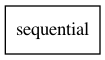

Python code for this plot:
# -*- coding: utf-8 -*-
"""submission2_web_traffic_timeseries.ipynb

Automatically generated by Colaboratory.

Original file is located at
    https://colab.research.google.com/drive/1uIQV0HGWxUg1uglIdGSWmKZZvHX5ot0e

# Welcome to Web Traffic Timeseries Model

by: I Gusti Bagus A

### Import all dependencies
"""

pip install pydot==1.3.0

pip install graphviz==0.10.1

import numpy as np
import pandas as pd
import matplotlib.pyplot as plt
import tensorflow as tf
import matplotlib.image as mpimg
from keras import callbacks
from keras.layers import Dense, LSTM
from keras.utils import plot_model
from sklearn.model_selection import train_test_split

"""### Import Dataset"""

df = pd.read_csv('validation_score.csv')

df.head()

df.info()

"""### Preprocessing"""

df = df[:12000]

"""#### Rename Unnamed column"""

df = df.rename(columns={'Unnamed: 0': 'series'})

"""##### Check Null Value in dataset"""

df.isnull().sum()

"""##### Data Visualization"""

dates = df['series'].values
median7_h  = df['median7_h'].values

plt.figure(figsize=(15,5))
plt.plot(dates, median7_h)
plt.title('Median of 7 days data with holiday',
          fontsize=20);

"""### Check Max Data Max Value and Minimum Value"""

maximum = df['median7_h'].max()
print(maximum)

minimum = df['median7_h'].min()
print(minimum)

"""#### Calculate Callback value"""

callback_value = 0.1 * (maximum - minimum)

"""### Data Splititng"""

train_median7h, test_median7h, train_dates, test_dates = train_test_split(median7_h, dates, test_size=0.2)

"""#### windowed dataset function"""

def windowed_dataset(series, window_size, batch_size, shuffle_buffer):
    series = tf.expand_dims(series, axis=-1)
    ds = tf.data.Dataset.from_tensor_slices(series)
    ds = ds.window(window_size + 1, shift=1, drop_remainder=True)
    ds = ds.flat_map(lambda w: w.batch(window_size + 1))
    ds = ds.shuffle(shuffle_buffer)
    ds = ds.map(lambda w: (w[:-1], w[1:]))
    return ds.batch(batch_size).prefetch(1)

"""#### Convert the timeseries attributes into numpy"""

train_set = windowed_dataset(train_median7h, window_size=30, batch_size=50, shuffle_buffer=500)
test_set = windowed_dataset(test_median7h, window_size=30, batch_size=50, shuffle_buffer=500)

"""### Create Model"""

model = tf.keras.models.Sequential([
  tf.keras.layers.LSTM(30, return_sequences=True),
  tf.keras.layers.LSTM(30),
  tf.keras.layers.Dense(15, activation="relu"),
  tf.keras.layers.Dense(5, activation="relu"),
  tf.keras.layers.Dense(1),
])

optimizer = tf.keras.optimizers.SGD(lr=1.0000e-04, momentum=0.8)

model.compile(loss=tf.keras.losses.Huber(),
              optimizer=optimizer,
              metrics=["mae"])

"""### Create Callbacks"""

class myCallback(callbacks.Callback):
  def on_epoch_end(self, epoch, logs={}):
    if(logs.get('mae')< callback_value):
      print("\nYour Mean Absolute Error < 10% from data scale!")
      self.model.stop_training = True

callbacks = myCallback()

"""### Fit Model"""

history = model.fit(train_set, epochs=50, callbacks=[callbacks], validation_data=(test_set), verbose=2)

print(model.summary())

plot_model(model, to_file='submission_2_web_traffic_timeseries.png')

"""### Plotting

#### Plot Model Loss
"""

plt.plot(history.history['loss'])
plt.plot(history.history['val_loss'])
plt.title('Loss Model')
plt.ylabel('loss')
plt.xlabel('epoch')
plt.legend(['train', 'test'], loc='upper left')
plt.show()

"""#### Plot Model MAE"""

plt.plot(history.history['mae'])
plt.plot(history.history['val_mae'])
plt.title('MAE Model')
plt.ylabel('MAE')
plt.xlabel('epoch')
plt.legend(['train', 'test'], loc='upper left')
plt.show()
